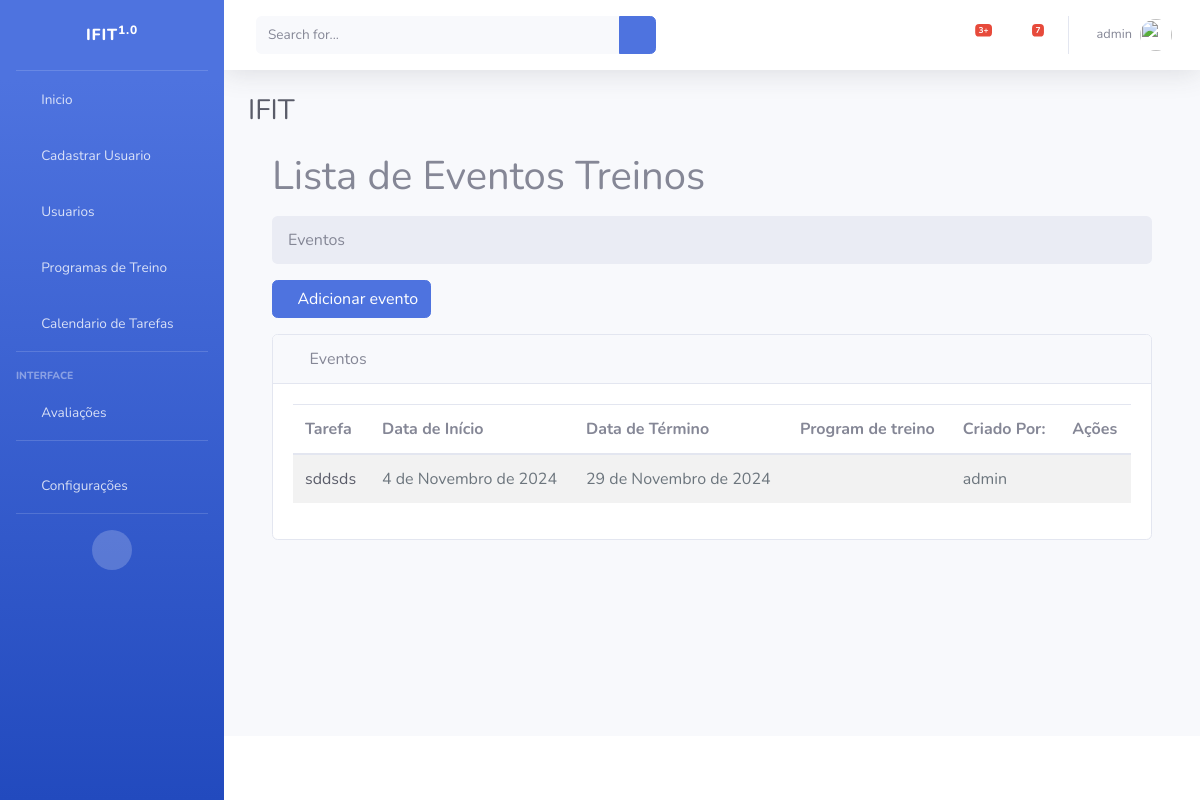
Before: /list/ (signed in) with the older database file.
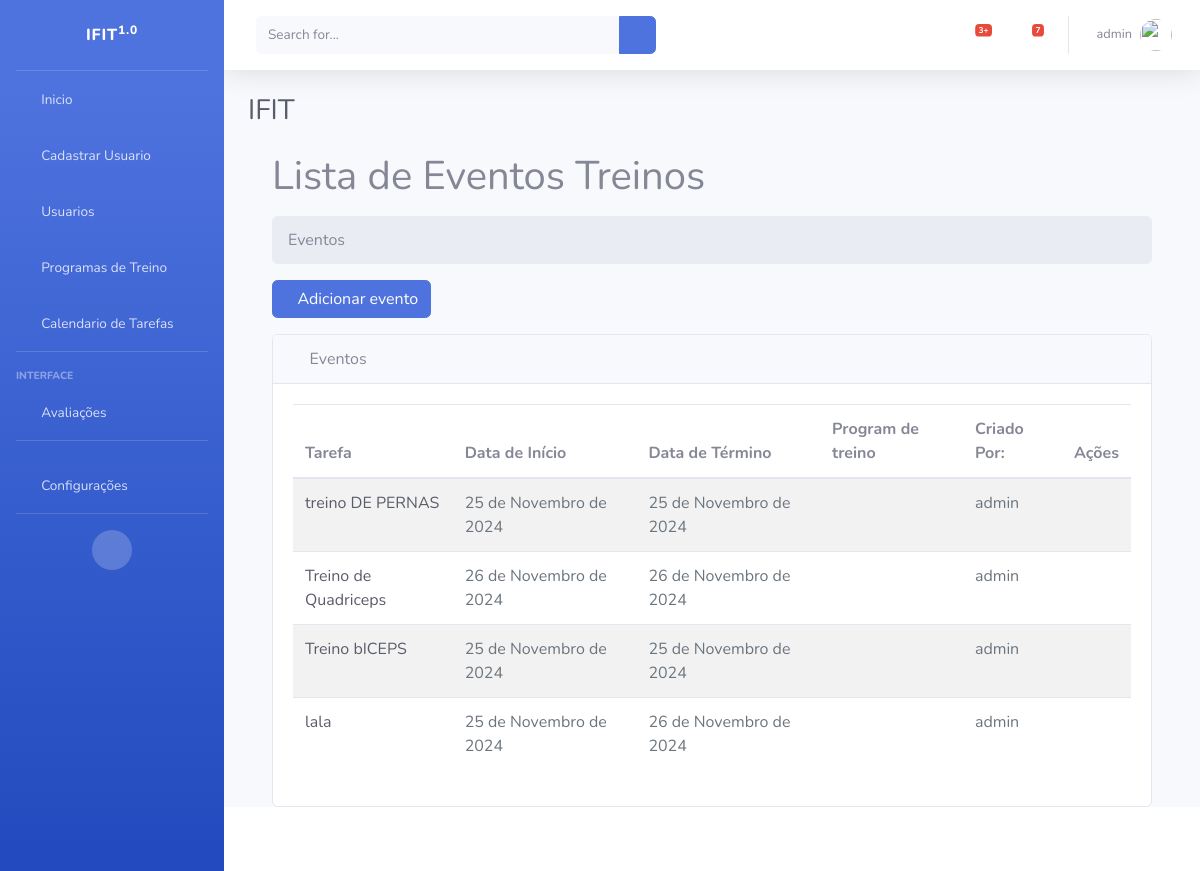
After: the same page with the newer database file.
### tasks/models.py (models this page shows, shortened)
class Task(models.Model):
    id = models.BigAutoField(primary_key=True)
    title = models.CharField(max_length=255)
    description = models.TextField()
    start_date = models.DateField()
    end_date = models.DateField()
    total_subs = models.PositiveIntegerField(default=0)
    subs = models.PositiveIntegerField(default=0)
    start_time = models.TimeField()
    end_time = models.TimeField()
    usuario = models.ForeignKey(User, on_delete=models.CASCADE)
    programa_treino = models.ForeignKey(TrainingExercicio, on_delete=models.PROTECT)
    created_at = models.DateTimeField(auto_now_add=True)
    updated_at = models.DateTimeField(auto_now=True)

### tasks/views.py (the view)
# urls.py: path('list/', TaskListView.as_view(), name='task-list'),
class TaskListView(GroupRequiredMixin, LoginRequiredMixin, ListView):
    group_required = u"Administrador"
    login_url = reverse_lazy('login')
    model = Task
    template_name = 'tasks/list.html'
    context_object_name = 'tasks'
    ordering = '-created_at'
    def get_queryset(self):
        self.tasks = Task.objects.filter(usuario=self.request.user)
        return self.tasks

### tasks/templates/tasks/list.html (shortened to what this page needs)
{% extends 'paginas/index.html' %}
{% block conteudo %}
<div class="container-fluid">
    <h1 class="mb-3">Lista de Eventos Treinos</h1>
    <ol class="breadcrumb mb-3">
        <li class="breadcrumb-item active">Eventos</li>
    </ol>
    <div class="row mb-3">
        <div class="col-12 col-sm-auto">
            <a id="add-link" href="{% url 'new-task' %}" class="btn btn-primary d-flex align-items-center">
                <i class="fas fa-plus me-2"></i> Adicionar evento
            </a>
        </div>
    </div>
    <div class="card">
        <div class="card-header">
            <i class="fas fa-table me-1"></i>
            Eventos
        </div>
        <div class="card-body">
            <div class="table-responsive">
                <table id="datatablesSimple" class="table table-striped table-hover">
                    <thead class="table">
                        <tr>
                            <th>Tarefa</th>
                            <th>Data de Início</th>
                            <th>Data de Término</th>
                            <th>Program de treino</th>
                            <th>Criado Por:</th>
                            <th>Ações</th>
                        </tr>
                    </thead>
                    <tbody>
                        {% for task in tasks %}
                        <tr class="task-item">
                            <td>
                                <a href="/task/{{ task.id }}" class="text-decoration-none text-dark">{{ task.title }}</a>
                            </td>
                            <td style="color: #6c757d;" class="fs-6">{{ task.start_date }}</td>
                            <td style="color: #6c757d;" class="fs-6">{{ task.end_date }}</td>
                            <td style="color: #6c757d;" class="fs-6">{{ cadass.training_exercicio }}</td>
                            <td style="color: #6c757d;" class="fs-6">{{ task.usuario.username }}</td>
                            <td>
                                <a href="{% url 'delete-task' task.id %}" class="text-danger me-2"><i class="fas fa-trash"></i></a>
                                <a href="{% url 'edit-task' task.id %}" class="text-warning"><i class="fas fa-edit"></i></a>
                            </td>
                        </tr>
                        {% endfor %}
                    </tbody>
                </table>
            </div>
        </div>
    </div>
</div>
{% endblock %}

Changed rows visible on the page:
removed Task: title "sddsds", start_date "4 de Novembro de 2024", end_date "29 de Novembro de 2024", usuario.username "admin"
added Task: title "treino DE PERNAS", start_date "25 de Novembro de 2024", end_date "25 de Novembro de 2024", usuario.username "admin"
added Task: title "Treino de Quadriceps", start_date "26 de Novembro de 2024", end_date "26 de Novembro de 2024", usuario.username "admin"
added Task: title "Treino bICEPS", start_date "25 de Novembro de 2024", end_date "25 de Novembro de 2024", usuario.username "admin"
added Task: title "lala", start_date "25 de Novembro de 2024", end_date "26 de Novembro de 2024", usuario.username "admin"
